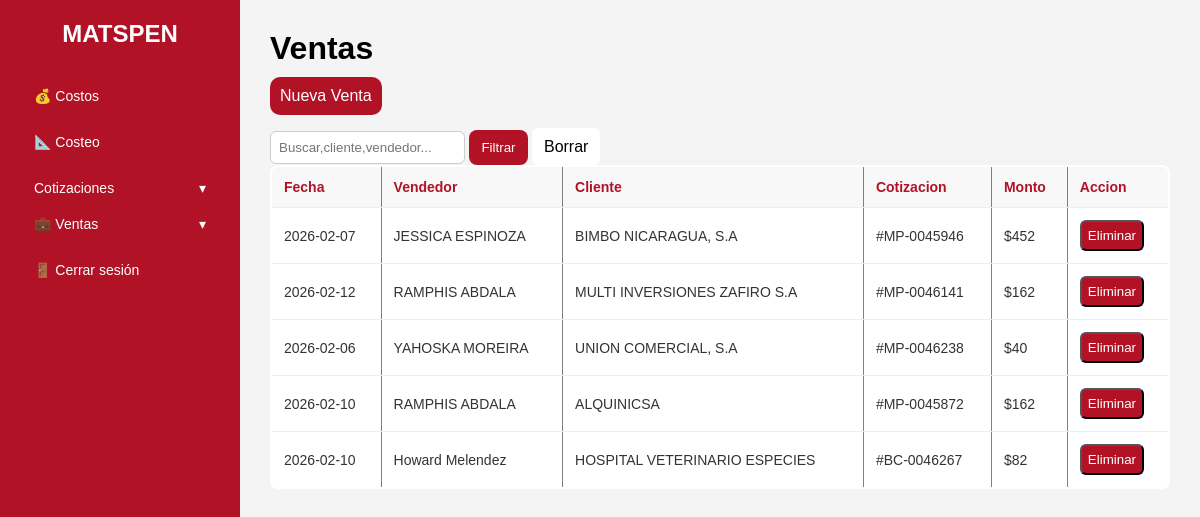
/producciones (signed in), run on the app's committed database.
### tables this page shows
CREATE TABLE ventas(id INTEGER PRIMARY KEY AUTOINCREMENT, fecha TEXT NOT NULL, vendedor TEXT NOT NULL, cliente TEXT NOT NULL, mont INTEGER NOT NULL, cotizacion TEXT NOT NULL, estado TEXT DEFAULT 'Aprobada');

### app.py (the view)
@app.route("/producciones")
def produccion():
    if "user_id" not in session:
        return redirect(url_for("login"))
    conn = get_db_connection()
    ventas = conn.execute("SELECT * FROM ventas ORDER BY id DESC").fetchall()
    q = request.args.get("q", "").strip()
    if q:
        ventas = conn.execute("""
            SELECT * FROM ventas
            WHERE cliente LIKE ?
               OR vendedor LIKE ?
               OR cotizacion LIKE ?
            ORDER BY id DESC
        """, (f"%{q}%", f"%{q}%", f"%{q}%")).fetchall()
    else:
        ventas = conn.execute(
            "SELECT * FROM ventas ORDER BY id DESC"
        ).fetchall()
    conn.close()
    return render_template("producciones.html",ventas=ventas)

### database.py (called while the page is built)
def get_db_connection():
    conn = sqlite3.connect("database.db", timeout=30, check_same_thread=False)
    conn.row_factory = sqlite3.Row
    conn.execute("PRAGMA busy_timeout=30000;")  # espera 30s si está bloqueada
    return conn

### templates/producciones.html (shortened to what this page needs)
{% extends "base.html" %}
{% block content %}
<h1 class="ventas-header">Ventas</h1>
<a href="{{ url_for('ventas_nuevas') }}" style="display:inline-block; margin-bottom:15px;padding:10px;background-color: #b11226;color:white; border-radius: 10px; ">Nueva Venta</a>
<form method="get">
    <input type ="text" name ="q" placeholder="Buscar,cliente,vendedor..." value ="{{ q }}" style="padding:8px;border: 1px solid #ccc;border-radius: 6px;">
    <button type="submit" style="padding: 10px 12px;border: none; border-radius: 8px; background-color: #b11226;color:white;">Filtrar</button>
    <a href="/producciones" style="padding:10px 12px; border:none; border-radius: 6px;background-color:white;color:black;">Borrar</a>
</form>
<table border="2" cellpadding="10" cellpadding="0" width = "100%">
    <thead class = "table-head">
        <tr>
            <th>Fecha</th>
            <th>Vendedor</th>
            <th>Cliente</th>
            <th>Cotizacion</th>
            <th>Monto</th>
            <th>Accion</th>
        </tr>
    </thead>
    <tbody>
        {% for v in ventas %}
        <tr>
            <td>{{ v.fecha }}</td>
            <td>{{ v.vendedor }}</td>
            <td>{{ v.cliente }}</td>
            <td>#{{ v.cotizacion }}</td>
            <td>${{ v.mont }}</td>
            <td>
                <form method = "post" action="{{ url_for('eliminar_venta', ventas_id=v.id) }}"
                 onsubmit="return confirm('¿Seguro que deseas eliminar este costo?');"
                 style="display:inline;">
                 <button type="submit" style="padding: 6px; border-radius: 6px;cursor: pointer; background-color: #b11226;color: white;">
                    Eliminar
                 </button>
                </form>
            </td>
        </tr>
        {% endfor %}
    </tbody>
</table>
{% endblock %}

### templates/base.html (style rules this page uses)
:root { --color-primario: #b11226; --color-secundario: #ffffff; --color-gris: #f4f4f4; --color-texto: #333; --radio: 8px; }
* { box-sizing: border-box; font-family: Arial, Helvetica, sans-serif; }
body { margin: 0; background: var(--color-gris); color: var(--color-texto); }
a { text-decoration: none; color: inherit; }
h1 { margin-top: 0; }
table { width: 100%; border-collapse: collapse; background: white; border-radius: var(--radio); overflow: hidden; }
th, td { padding: 12px; border-bottom: 1px solid #eee; font-size: 14px; text-align: left; }
th { background: #f8f8f8; font-weight: bold; }
tr:last-child td { border-bottom: none; }

### templates/producciones.html (style rules this page uses)
.table-head { color:#b11226; }
.ventas-header { color: black; font-size: 32px; margin-bottom: 10px; }

### data on the page
ventas: fecha "2026-02-07", vendedor "JESSICA ESPINOZA", cliente "BIMBO NICARAGUA, S.A", cotizacion "MP-0045946", mont "452"
ventas: fecha "2026-02-12", vendedor "RAMPHIS ABDALA", cliente "MULTI INVERSIONES ZAFIRO S.A", cotizacion "MP-0046141", mont "162"
ventas: fecha "2026-02-06", vendedor "YAHOSKA MOREIRA", cliente "UNION COMERCIAL, S.A", cotizacion "MP-0046238", mont "40"
ventas: fecha "2026-02-10", vendedor "RAMPHIS ABDALA", cliente "ALQUINICSA", cotizacion "MP-0045872", mont "162"
ventas: fecha "2026-02-10", vendedor "Howard Melendez", cliente "HOSPITAL VETERINARIO ESPECIES", cotizacion "BC-0046267", mont "82"
